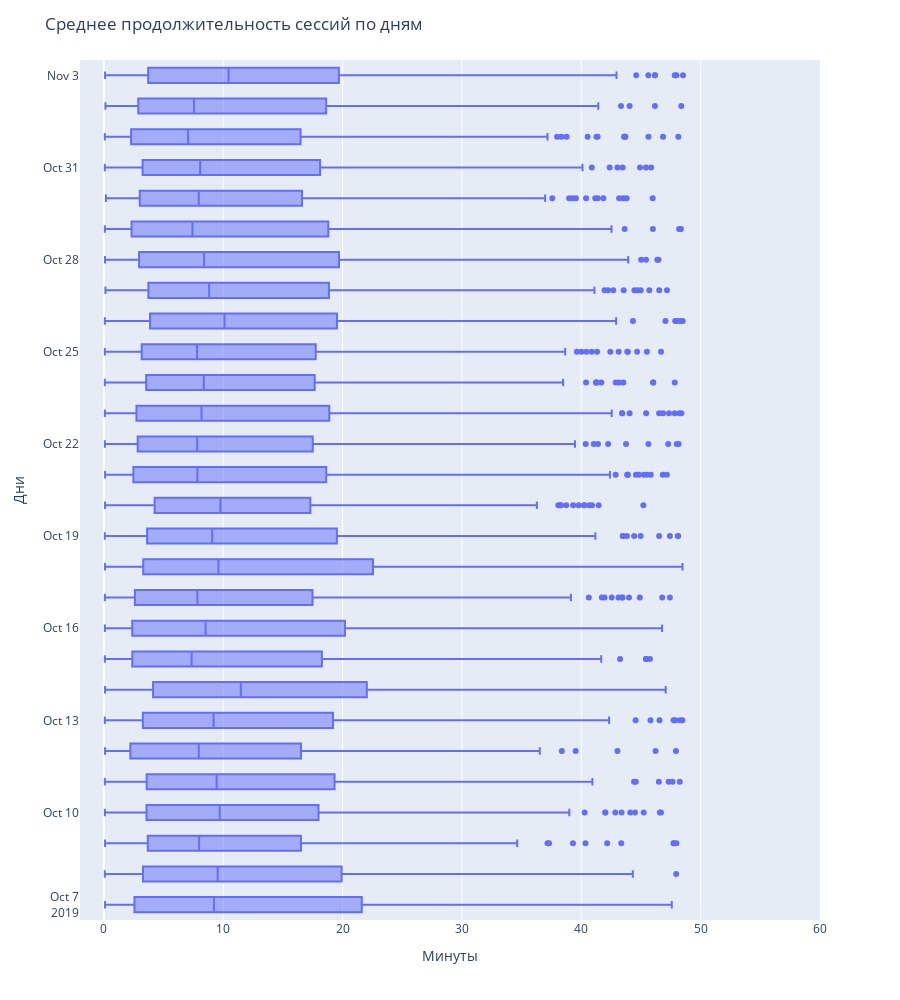

Notebook cell for this chart:
### Code cell
# Строим боксплоты по количеству мест в категориях  
fig = px.box(clean_dur_sessions, y='date', x='duration_session_min',
            height=1000, range_x=(-2, 60))

fig.update_layout(title='Среднее продолжительность сессий по дням',
                   xaxis_title='Минуты',
                   yaxis_title='Дни', showlegend=False)

fig.show();

print(clean_dur_sessions['duration_session_min'].describe())

### Figure 1 — Plotly figure (JSON) as saved in the notebook; plotly's stock layout.template omitted (floating-point values rounded to 4 significant figures; data arrays with more than 128 entries replaced by an {"elided": "..."} marker saying what was removed)
{"data": [{"alignmentgroup": "True", "hovertemplate": "duration_session_min=%{x}<br>date=%{y}<extra></extra>", "legendgroup": "", "marker": {"color": "#636efa"}, "name": "", "notched": false, "offsetgroup": "", "orientation": "h", "showlegend": false, "type": "box", "x": {"elided": "7549 float values"}, "x0": " ", "xaxis": "x", "y": {"elided": "7549 str values"}, "y0": " ", "yaxis": "y"}], "layout": {"boxmode": "group", "height": 1000, "legend": {"tracegroupgap": 0}, "margin": {"t": 60}, "showlegend": false, "title": {"text": "Среднее продолжительность сессий по дням"}, "xaxis": {"anchor": "y", "domain": [0, 1], "range": [-2, 60], "title": {"text": "Минуты"}}, "yaxis": {"anchor": "x", "domain": [0, 1], "title": {"text": "Дни"}}}}
